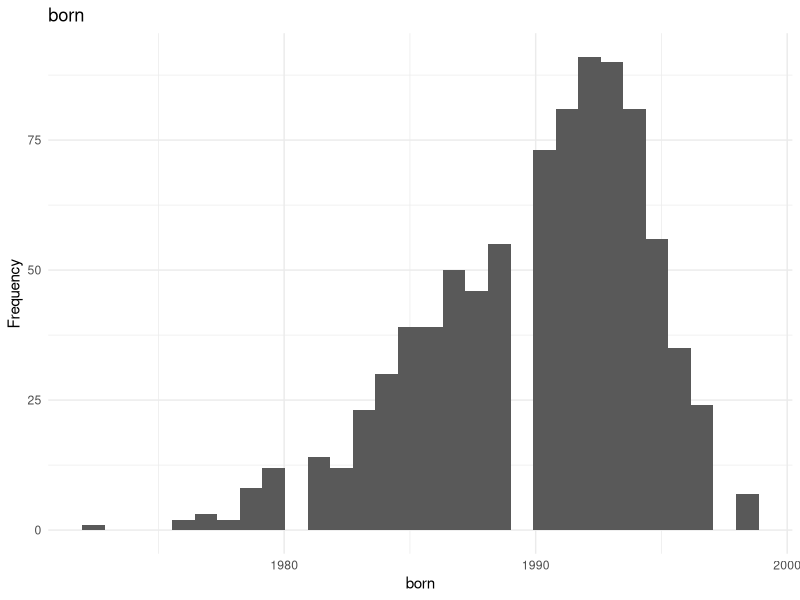
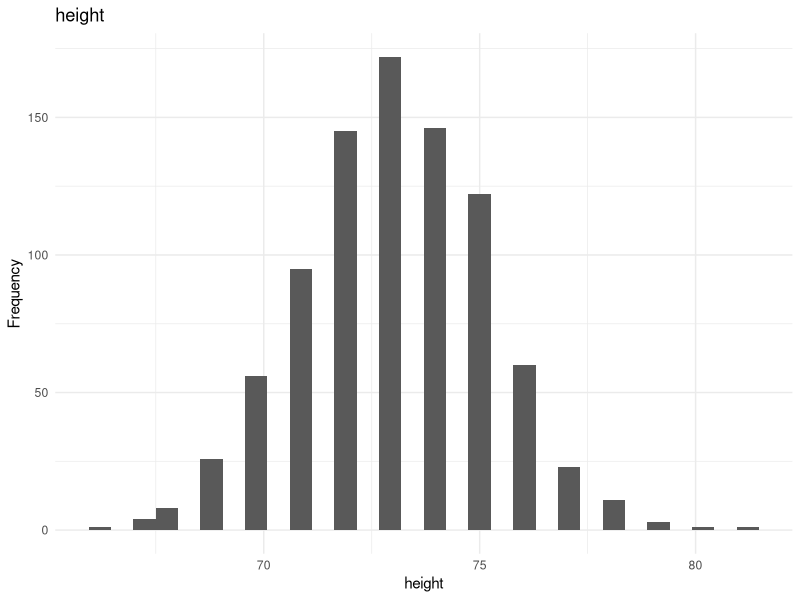
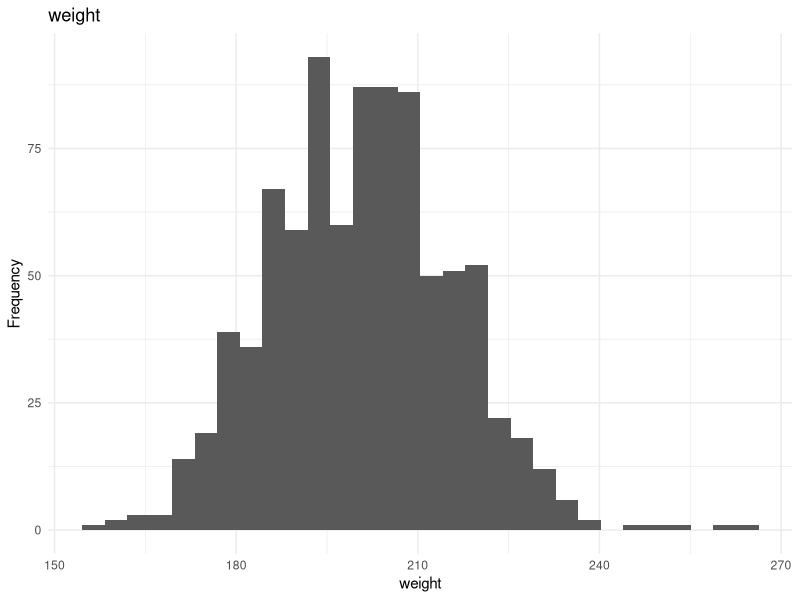
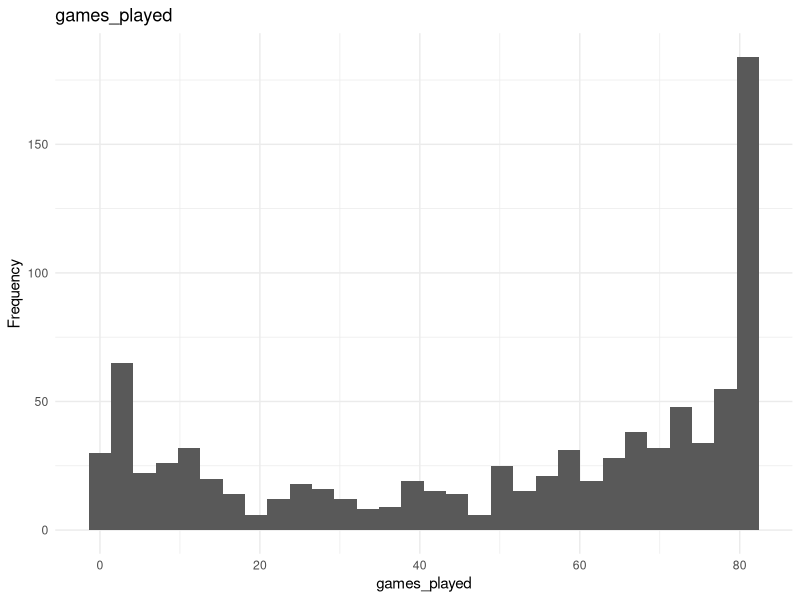
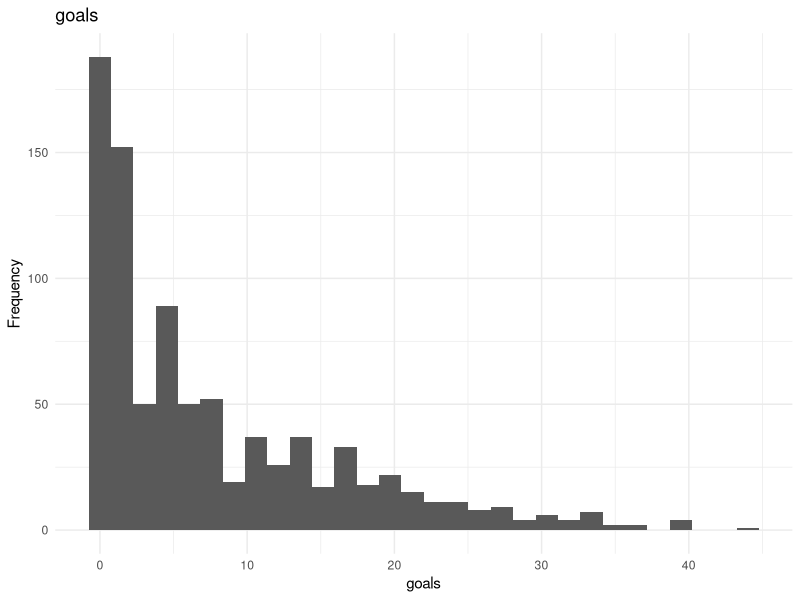
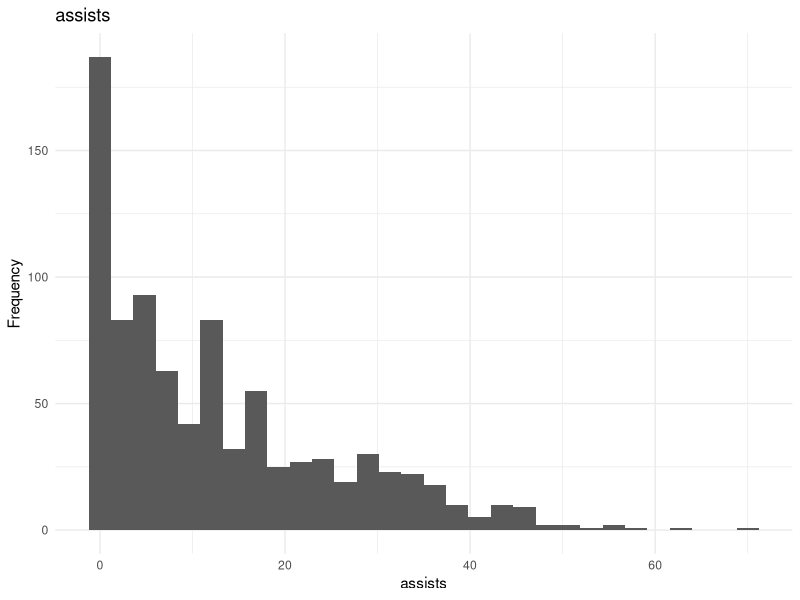
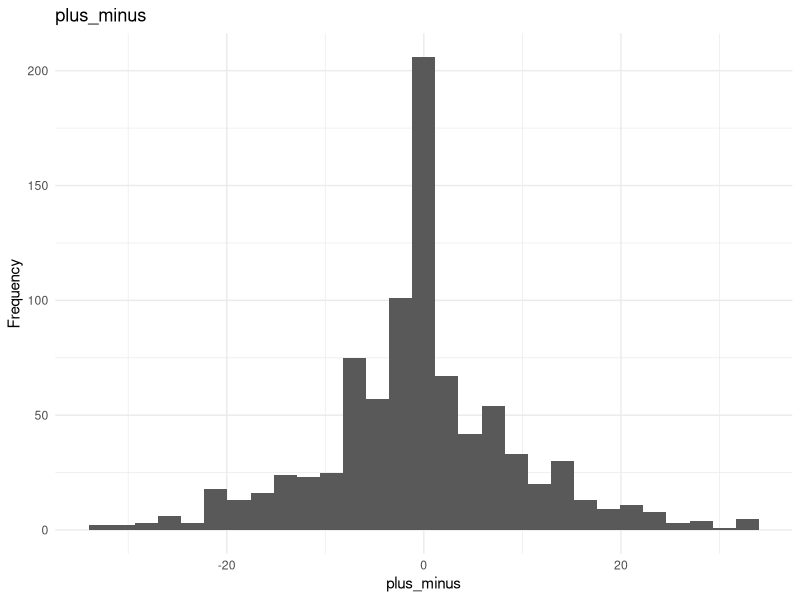
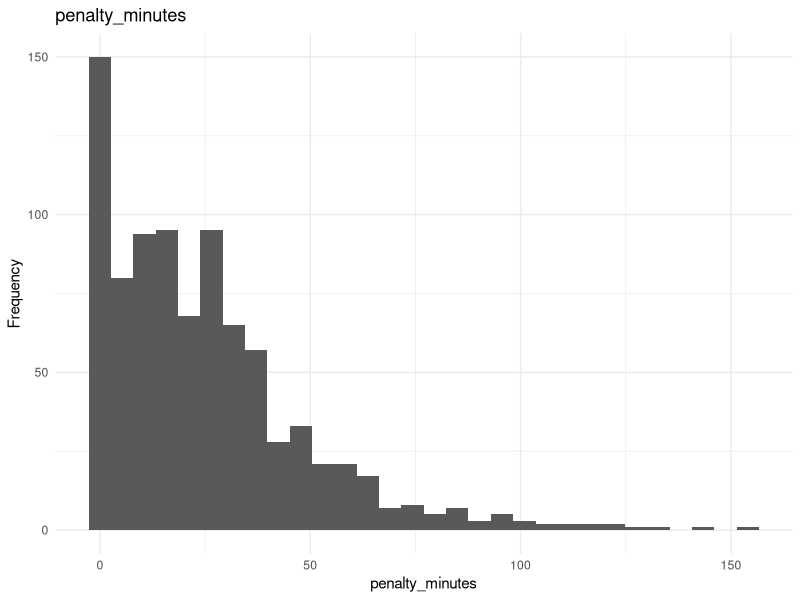

The R script that drew these images, in order:
## ---- chunk 1
knitr::opts_chunk$set(echo = TRUE)
## ---- chunk 2
library(tidyverse)
library(skimr) # 
library(GGally)

nhl_raw <- read_csv("nhl_2016_17.csv")
head(nhl_raw)
dim(nhl_raw)
## ---- chunk 3
nhl_raw |> 
  purrr::map_chr(typeof)


print(head(nhl_raw$salary))
# Replace ' and $ stray characters in salary to get into correct data form
nhl <-
  nhl_raw |>
    mutate(salary = str_remove_all(salary, "[\\$\\']" ), # from stringr::str_remove
           salary = as.numeric(salary)) 

print(head(nhl$salary))

## ---- chunk 4
# Look up the missing values for each column
colSums(is.na(nhl_raw)) #let's check for null entries
# nhl_raw |>
#   summarize_all(~ sum(is.na(.x))) |> 
#   glimpse()


# Remove rows with missing values 
nhl <- nhl |> drop_na() # tidyr::drop_na()

cat("Remaining number of rows:", nrow(nhl), "\n")
## ---- chunk 5
skimr::skim(nhl)

# Loop through numeric columns and create histograms
for (feature in names(nhl)) {
  if (is.numeric(nhl[[feature]])) {
  plot <- 
    ggplot(nhl, aes_string(x = feature)) +
    geom_histogram(
      # bins = 15, 
      # fill = "blue", 
    ) +
    labs(title = feature, x = feature, y = "Frequency") +
    theme_minimal()
  
  print(plot) # Print the plot inside the loop
  } 
}

## ---- chunk 6
nhl |>
ggplot(aes(x = position, y = salary, fill = position)) +
  geom_boxplot(outlier.color = "grey") +
  labs( title = "Boxplot of Salary by Position",
  x = "Position",
  y ="Salary") +
  theme_minimal() +
  theme(
    plot.title = element_text(hjust = 0.5, size = 16, face = "bold"),
    legend.position = "none"
  ) +
  scale_fill_brewer(palette = "Set2") 

## ---- chunk 7
ggplot(nhl, aes(x = assists, y = salary)) +
  geom_point(color = "blue", alpha = 0.7) +
  labs(
    title = "Scatterplot of Assists vs Salary",
    x = "Assists",
    y = "Salary"
  ) +
  theme_minimal() +
  theme(
    plot.title = element_text(hjust = 0.5, size = 16, face = "bold"),
  ) 
## ---- chunk 8
library(GGally) 
# GGally is a (non-tidyverse) package built on top of ggplot (https://ggobi.github.io/ggally/)
nhl |>
ggpairs(
  columns = c("goals", "assists", "games_played"),  # Variables to include
  lower = list(continuous = wrap(ggally_points, alpha = 0.5)),
  diag = list(continuous = wrap(ggally_densityDiag, alpha = 0.5)),
  aes(color = position)               # Group by 'position' with transparency
)  +
  theme_minimal()
## ---- chunk 9
#plot frequencies of categorical data, position
nhl |> count(position)

nhl |> 
  ggplot(aes(x = position, fill = position)) + 
    geom_bar() +
    labs(title = "Number of Players per Position",
        x = "Position",
        y = "Count") +
    theme_minimal()
## ---- chunk 10
nhl_dummies <- as_tibble(model.matrix(~ position - 1, data = nhl))

head(nhl_dummies)
## ---- chunk 11
# we can clean up the names if we want
# colnames(nhl_dummies) <- sub("position", "position_", colnames(nhl_dummies))

nhl <- bind_cols(nhl, nhl_dummies)

head(nhl)

## ---- chunk 12
#many ways to check for uniqueness

# 
nhl |>
  count(name, sort = TRUE)

#make a table of the most repeated
most_occurrences <- max(table(nhl$name))
cat("Most occurrences of the same name:", most_occurrences, "\n")

#check uniqueness of the name entry
is_unique <- nrow(nhl) == nrow(distinct(nhl, name))
cat("Are all names unique?", is_unique, "\n")
## ---- chunk 13
toy_data <- tibble(id = c(1, 1, 2, 3), name = c("a", "a", "b", "c"))

# data set first two rows are duplicates!
toy_data 

# distinct will remove duplicate rows
distinct(toy_data)
## ---- chunk 14
regression_1 <- lm(salary ~ goals, data = nhl)
summary(regression_1)

## ---- chunk 15
nhl |> 
ggplot(aes(x = goals, y = salary)) +
  geom_point(color = "blue", alpha = 0.7) +  # Scatterplot points
  geom_smooth(method = "lm", color = "red", se = TRUE) +  # Regression line with confidence interval
  ggtitle("Salary vs. Goals") +
  xlab("Goals") +
  ylab("Salary") +
  theme_minimal(base_size = 12) +
  theme(
    plot.title = element_text(hjust = 0.5, size = 20),
    axis.title = element_text(size = 15),
  )
## ---- chunk 16
regression2 <- lm(salary ~ goals + games_played + positionRW, data = nhl)

summary(regression2)
## ---- chunk 17
regression3 <- lm(salary ~ goals + games_played + penalty_minutes + positionD + positionLW + positionRW, data = nhl)
summary(regression3)
## ---- chunk 18
#Print R^2
regression3_summary <- summary(regression3)
rsquared <- regression3_summary$r.squared
cat("R^2:", rsquared, "\n")
## ---- chunk 19
#generate predicted Y to get MSE
pred_y <- predict(regression3)

y <- nhl$salary

#Calc MSE
mse <- mean((y - pred_y)^2)
cat("The MSE of our model is:", mse, "\n")


## ---- chunk 20

player_data <- data.frame(
  goals = 12,
  games_played = 55,
  penalty_minutes = 6,
  positionD = 0,
  positionLW = 0,
  positionRW = 1
)

# view player data
print(player_data)

#predict salary
predicted_salary <- scales::comma(predict(regression3, newdata = player_data), accuracy = 0.01)

cat("We would expect a right winger player with 12 goals in 55 games and 6 penalty minutes to have a salary of", predicted_salary, "\n")
